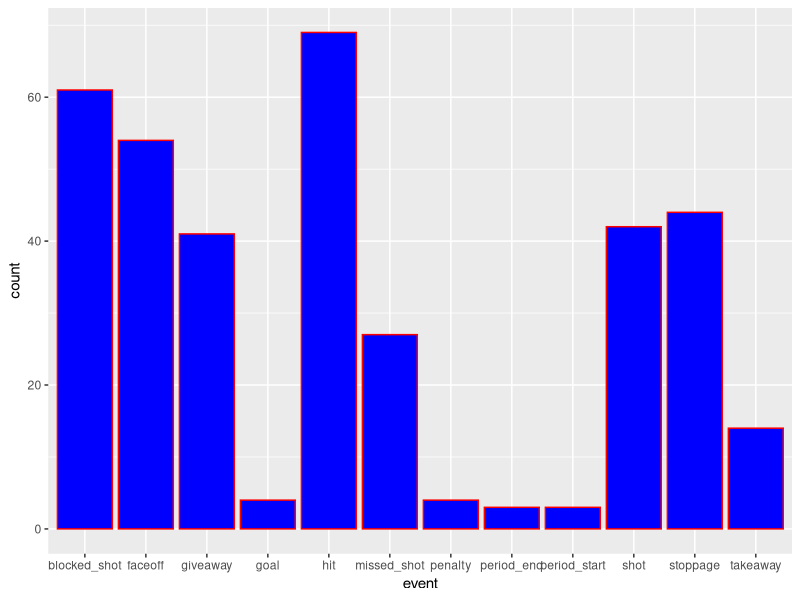

Here is the R script that generated this plot:
## ---- chunk 1
library(tidyverse)
nhl_data <- read_csv("nhl_pit_sj_game6.csv")
## ---- chunk 2
library(ggplot2)
plot_event <- ggplot(nhl_data, aes(event)) +
  geom_bar(col = "red", fill = "blue") 
plot_event

## ---- chunk 3
 
